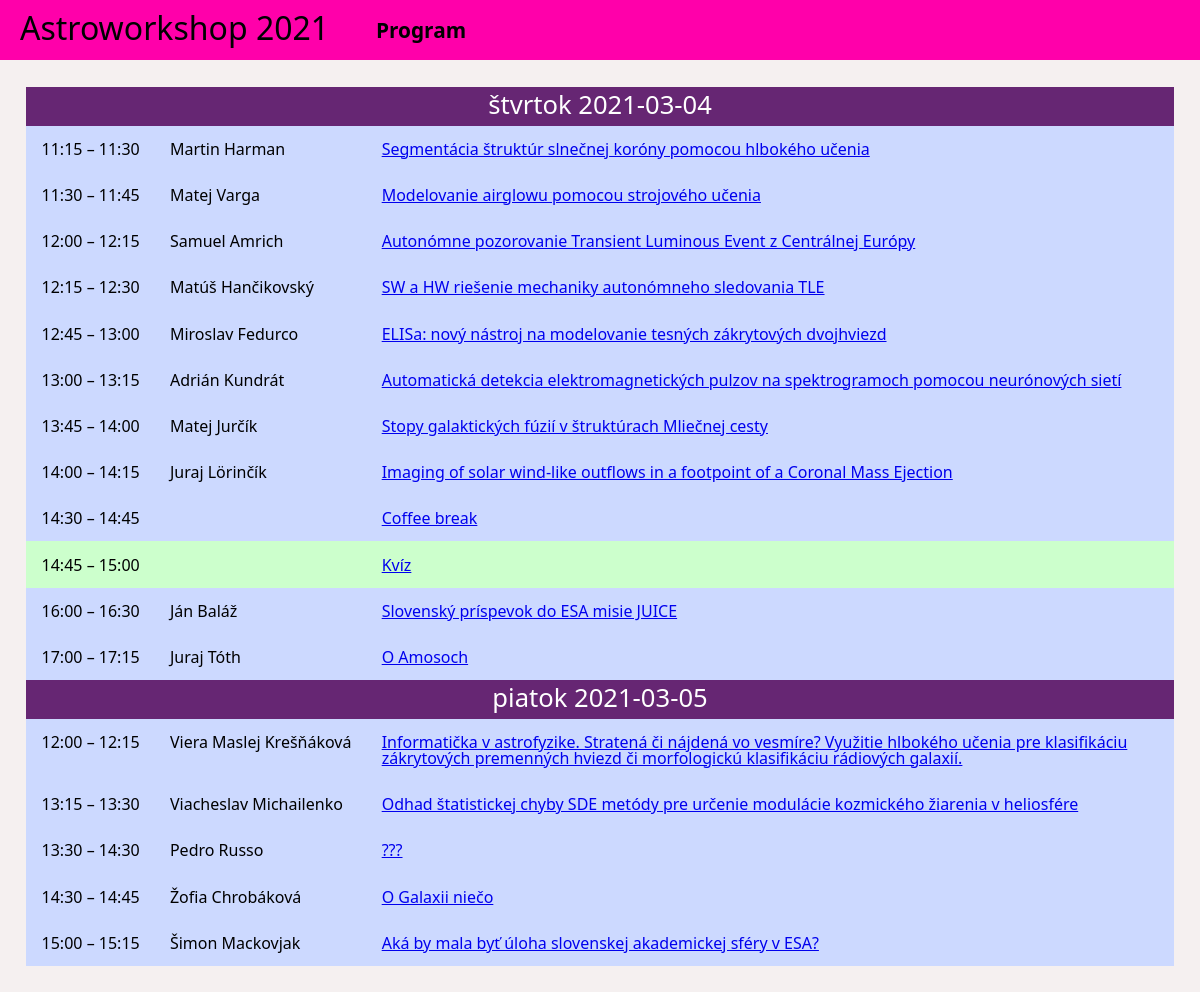
The page / on the database its author committed.
### core/models/slot.py (models this page shows, shortened)
class Slot(models.Model):
    class Meta:
        ordering = ['start', 'person']
    CATEGORY_TALK = 'T'
    CATEGORY_WORKSHOP = 'W'
    CATEGORY_MEAL = 'M'
    CATEGORY_OTHER = 'O'
    CATEGORIES = [
        (CATEGORY_TALK, 'Prednáška'),
        (CATEGORY_WORKSHOP, 'Workshop'),
        (CATEGORY_MEAL, 'Jedlo'),
        (CATEGORY_OTHER, 'Ostatné'),
    ]
    title = models.CharField(null=True, blank=True, unique=True, max_length=256)
    abstract = models.TextField(null=True, blank=True, max_length=4096)
    start = models.DateTimeField(null=True, blank=True, unique=True)
    duration = models.PositiveIntegerField(null=False)
    person = models.ForeignKey('Participant', on_delete=models.CASCADE, null=True, blank=True)
    event = models.ForeignKey('Event', null=True, blank=True, on_delete=models.CASCADE)
    category = models.CharField(max_length=1, choices=CATEGORIES, default=CATEGORY_TALK)

### core/models/participant.py (models this page shows)
class Participant(AbstractUser):
    class Meta:
        ordering = ['last_name', 'first_name']
    affiliations = models.ManyToManyField('Institute', through='Affiliation')
    participations = models.ManyToManyField(
        'Event',
        through='Participation',
        through_fields=('person', 'event'),
    )
    def __str__(self):
        return f"{self.first_name} {self.last_name}"

### core/views/talks.py (the view)
# urls.py: path('', talks.ProgrammeView.as_view(), name='default'),
class ProgrammeView(django.views.generic.ListView):
    model = Slot
    context_object_name = 'slots'
    template_name = 'core/programme.html'
    def get_queryset(self):
        return self.model.objects \
            .filter(event__code=self.kwargs.get('year', "2021")) \
            .annotate(
                date=TruncDay('start'),
            )

### core/templatetags/astro.py (called while the page is built)
@register.filter(name='add_minutes')
def add_minutes(base, value):
    return base + datetime.timedelta(minutes=value)

### core/templates/core/programme.html
{% extends 'core/base.html' %}
{% load astro %}
{% block page %}
    <table>
        {% regroup slots by date as slots_date %}
        {% for day, slots_day in slots_date %}
            <tr>
                <th class="day" colspan="4">{{ day|date:"l Y-m-d"|default:"zatiaľ nezaradené" }}</th>
            </tr>
            {% for slot in slots_day %}
                <tr class="category-{{ slot.category }}">
                    <td class="time">
                        {{ slot.start|time:"H:i" }}
                        {% if slot.start and slot.duration > 0 %}
                            &ndash;&nbsp;{{ slot.start|add_minutes:slot.duration|time:"H:i" }}
                        {% endif %}
                    </td>
                    <td class="person">{{ slot.person|default:"" }}</td>
                    <td class="title"><a href="{% url 'slot' id=slot.id %}">{{ slot.title }}</a></td>
                </tr>
            {% endfor %}
        {% endfor %}
    </table>
{% endblock %}

### static/css/main.css (style rules this page uses)
html { width: 100%; font-family: "Segoe UI", "Verdana", sans-serif; padding: 0px; }
body { height: 100%; margin: 0px; }
table { width: 100%; background-color: hsl(0, 50%, 90%); border: 0px; }
table th.day { font-size: 160%; background-color: hsl(290, 50%, 30%); color: white; padding: 5px 0px 8px; border: 0px; }
table tr { padding: 0px 0px; }
table td { padding: 4mm; }
table td.time, table td.person { white-space: nowrap; }
table td.title { width: 10000px; }
table tr.category-T { background-color: hsl(225, 100%, 90%); }
table tr.category-W { background-color: hsl(120, 100%, 90%); }

### rows shown on the page
Slot: day "štvrtok 2021-03-04", start "11:15", start|add_minutes "11:30", person "Martin Harman", title "Segmentácia štruktúr slnečnej koróny pomocou hlbokého učenia"
Slot: start "11:30", start|add_minutes "11:45", person "Matej Varga", title "Modelovanie airglowu pomocou strojového učenia"
Slot: start "12:00", start|add_minutes "12:15", person "Samuel Amrich", title "Autonómne pozorovanie Transient Luminous Event z Centrálnej Európy"
Slot: start "12:15", start|add_minutes "12:30", person "Matúš Hančikovský", title "SW a HW riešenie mechaniky autonómneho sledovania TLE"
Slot: start "12:45", start|add_minutes "13:00", person "Miroslav Fedurco", title "ELISa: nový nástroj na modelovanie tesných zákrytových dvojhviezd"
Slot: start "13:00", start|add_minutes "13:15", person "Adrián Kundrát", title "Automatická detekcia elektromagnetických pulzov na spektrogramoch pomocou neurónových sietí"
Slot: start "13:45", start|add_minutes "14:00", person "Matej Jurčík", title "Stopy galaktických fúzií v štruktúrach Mliečnej cesty"
Slot: start "14:00", start|add_minutes "14:15", person "Juraj Lörinčík", title "Imaging of solar wind-like outflows in a footpoint of a Coronal Mass Ejection"
Slot: start "14:30", start|add_minutes "14:45", title "Coffee break"
Slot: start "14:45", start|add_minutes "15:00", title "Kvíz"
Slot: start "16:00", start|add_minutes "16:30", person "Ján Baláž", title "Slovenský príspevok do ESA misie JUICE"
Slot: start "17:00", start|add_minutes "17:15", person "Juraj Tóth", title "O Amosoch"
Slot: day "piatok 2021-03-05", start "12:00", start|add_minutes "12:15", person "Viera Maslej Krešňáková", title "Informatička v astrofyzike. Stratená či nájdená vo vesmíre? Využitie hlbokého učenia pre klasifikáciu zákrytových premenných hviezd či morfologickú klasifikáciu rádiových galaxií."
Slot: start "13:15", start|add_minutes "13:30", person "Viacheslav Michailenko", title "Odhad štatistickej chyby SDE metódy pre určenie modulácie kozmického žiarenia v heliosfére"
Slot: start "13:30", start|add_minutes "14:30", person "Pedro Russo", title "???"
Slot: start "14:30", start|add_minutes "14:45", person "Žofia Chrobáková", title "O Galaxii niečo"
Slot: start "15:00", start|add_minutes "15:15", person "Šimon Mackovjak", title "Aká by mala byť úloha slovenskej akademickej sféry v ESA?"
